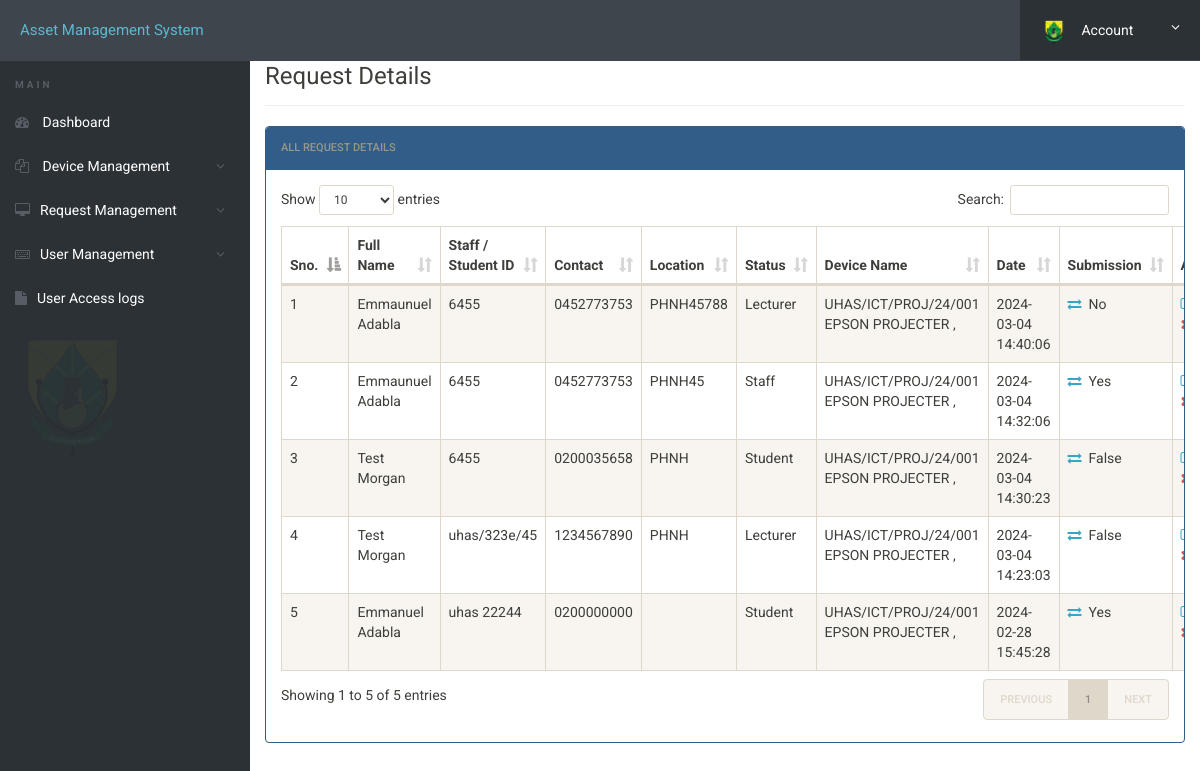
The page /inventory/admin/view-request.php (signed in) on the database its author committed.
### tables this page shows
CREATE TABLE `request` (
  `id` int(11) NOT NULL,
  `name` varchar(255) NOT NULL,
  `sid` varchar(255) NOT NULL,
  `contact` varchar(20) NOT NULL,
  `location` varchar(255) NOT NULL,
  `status` varchar(255) NOT NULL,
  `device_name` varchar(255) NOT NULL,
  `date` datetime NOT NULL DEFAULT current_timestamp(),
  `remark` varchar(255) NOT NULL
);

### inventory/admin/view-request.php (the view, shortened to what this page needs)
<?php
include('includes/config.php');
?>
<!doctype html>
<html lang="en" class="no-js">
<head>
	<link rel="stylesheet" href="css/font-awesome.min.css">
	<link rel="stylesheet" href="css/select-bootstrap.min.css">
	<link rel="stylesheet" href="css/select-bootstrap-multiselect.css">
	<link rel="stylesheet" href="css/font-awesome.min.css">
	<link rel="stylesheet" href="css/bootstrap.min.css">
	<link rel="stylesheet" href="css/dataTables.bootstrap.min.css">
	<link rel="stylesheet" href="css/bootstrap-social.css">
	<link rel="stylesheet" href="css/bootstrap-select.css">
	<link rel="stylesheet" href="css/fileinput.min.css">
	<link rel="stylesheet" href="css/awesome-bootstrap-checkbox.css">
	<link rel="stylesheet" href="css/style.css">
</head>
<body>
	<?php include('includes/header.php');?>
	<div class="ts-main-content">
			<?php include('includes/sidebar.php');?>
		<div class="content-wrapper">
			<div class="container-fluid">
				<div class="row">
					<div class="col-md-12">
						<h3 class="page-title" style="padding-top:2%;">Request Details</h3>
						<div class="panel panel-default panel-primary">
							<div class="panel-heading ">All Request Details</div>
							<div class="panel-body">
								<table id="zctb" class="display table table-striped table-bordered table-hover" cellspacing="0" width="100%">
									<thead>
										<tr>
											<th>Sno.</th>
											<th>Full Name</th>
											<th>Staff / Student ID</th>
											<th>Contact</th>
											<th>Location</th>
											<th>Status</th>
											<th>Device Name</th>
											<th>Date</th>
											<th>Submission</th>
											<th>Action</th>
										</tr>
									</thead>
									<tbody>
<?php
$ret="select * from request order by id desc";
$stmt= $mysqli->prepare($ret) ;
$stmt->execute() ;
$res=$stmt->get_result();
$cnt=1;
while($row=$res->fetch_object())
	  {
	  	?>
<td><?php echo $cnt;;?></td>
<td><?php echo $row->name;?></td>
<td><?php echo $row->sid;?></td>
<td><?php echo $row->contact;?></td>
<td><?php echo $row->location;?></td>
<td><?php echo $row->status;?></td>
<td><?php echo $row->device_name;?></td>
<td><?php echo $row->date;?></td>
<td><a href="submission.php?id=<?php echo $row->id;?>"><i class="fa fa-exchange" ></i></a>&nbsp;&nbsp;<?php echo $row->remark;?></td>
<td><a href="edit-request.php?id=<?php echo $row->id;?>"><i class="fa fa-edit"></i>Edit</a>&nbsp;&nbsp;
<a href="view-request.php?del=<?php echo $row->id;?>"><i class="fa fa-close text-danger">Delete</i></a>&nbsp;&nbsp;
									<?php
$cnt=$cnt+1;
									 } ?>
									</tbody>
								</table>
							</div>
						</div>
					</div>
				</div>
			</div>
		</div>
	</div>
</body>
</html>

### inventory/admin/css/style.css (style rules this page uses)
html { font-size: 14px; }
@media only screen and (min-width: 480px) { html { font-size: 17px; } }
@media only screen and (min-width: 768px) { html { font-size: 14px; } }
body { font-size: 1em; }
a { color: #37a6c4; }
.panel { overflow: hidden; }
.page-title { padding-bottom: 15px; margin-bottom: 20px; border-bottom: 1px solid #f0f0f0; }
.ts-main-content .content-wrapper { padding-top: 15px; margin-top: 10px; }
@media only screen and (min-width: 992px) { .ts-main-content .content-wrapper { margin-left: 250px; } }

### rows shown on the page
request: name "Emmaunuel Adabla", sid "6455", contact "0452773753", location "PHNH45788", status "Lecturer", device_name "UHAS/ICT/PROJ/24/001 EPSON PROJECTER ,", date "2024-03-04 14:40:06", remark "No"
request: name "Emmaunuel Adabla", sid "6455", contact "0452773753", location "PHNH45", status "Staff", device_name "UHAS/ICT/PROJ/24/001 EPSON PROJECTER ,", date "2024-03-04 14:32:06", remark "Yes"
request: name "Test Morgan", sid "6455", contact "0200035658", location "PHNH", status "Student", device_name "UHAS/ICT/PROJ/24/001 EPSON PROJECTER ,", date "2024-03-04 14:30:23", remark "False"
request: name "Test Morgan", sid "uhas/323e/45", contact "1234567890", location "PHNH", status "Lecturer", device_name "UHAS/ICT/PROJ/24/001 EPSON PROJECTER ,", date "2024-03-04 14:23:03", remark "False"
request: name "Emmanuel Adabla", sid "uhas 22244", contact "0200000000", status "Student", device_name "UHAS/ICT/PROJ/24/001 EPSON PROJECTER ,", date "2024-02-28 15:45:28", remark "Yes"
